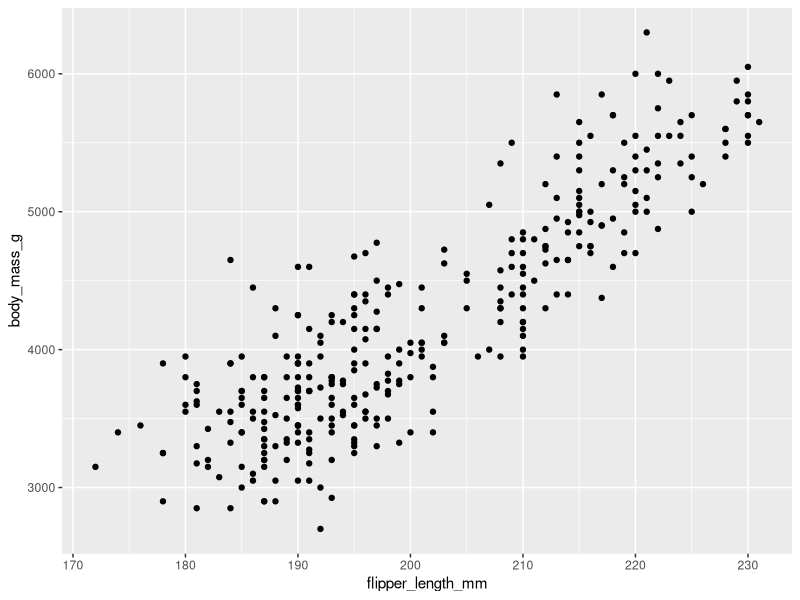
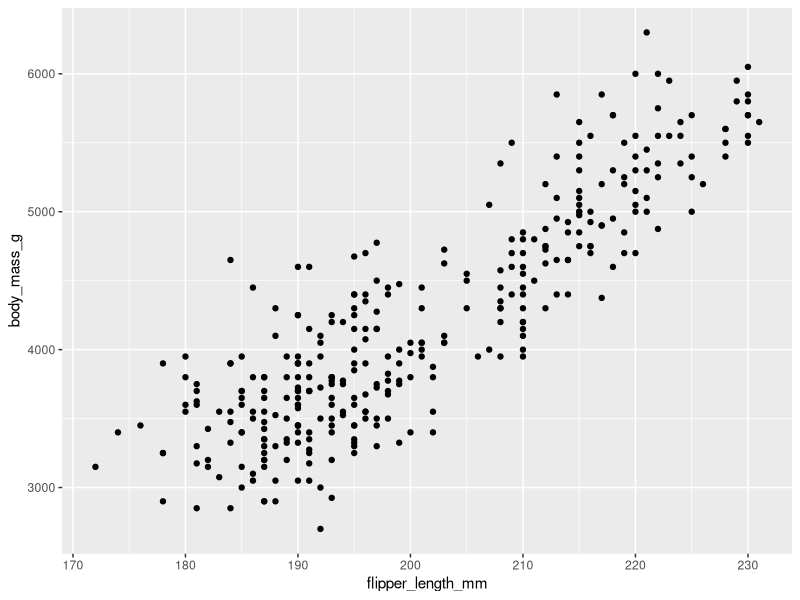
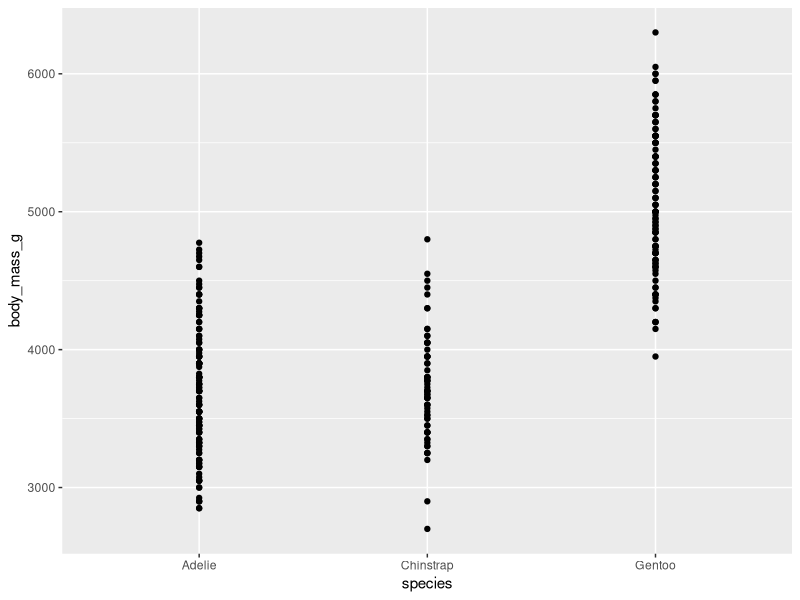
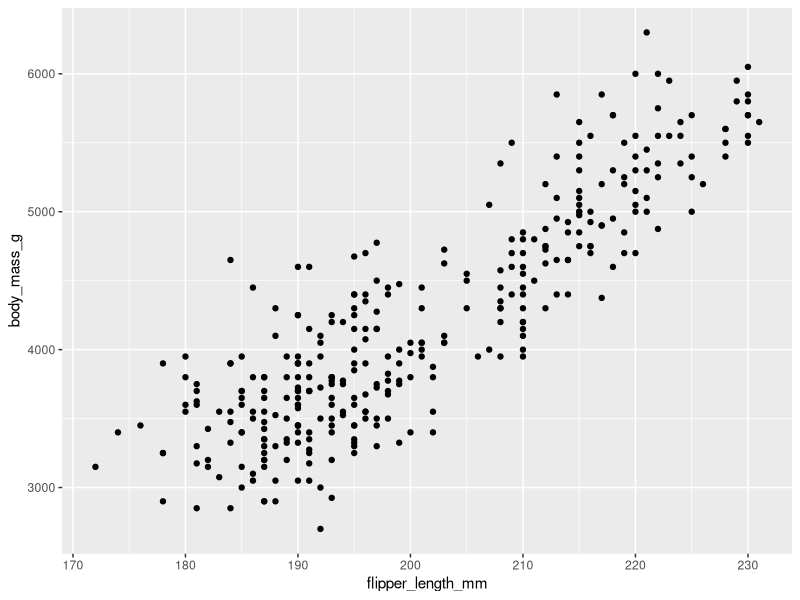
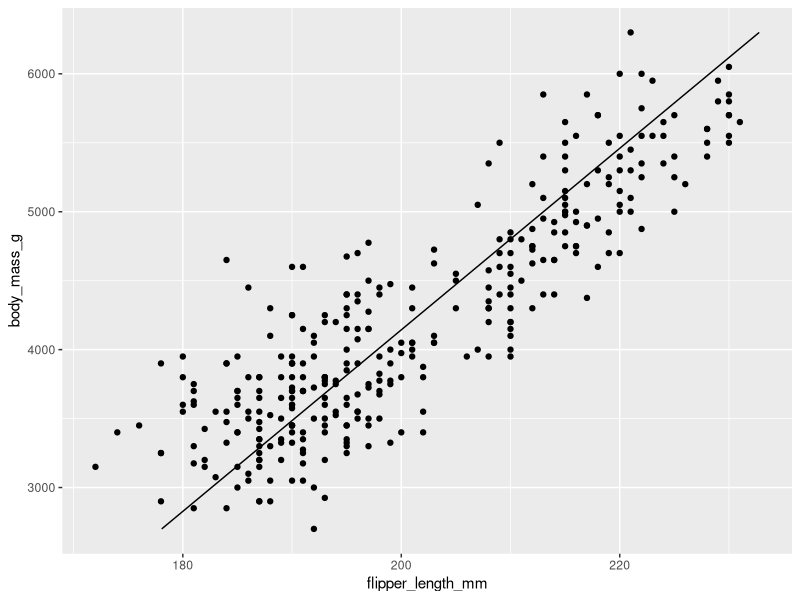
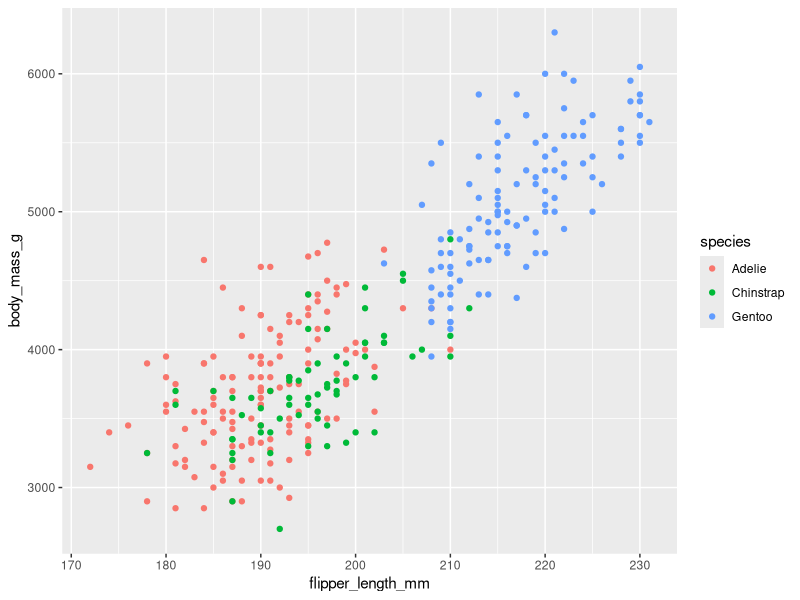
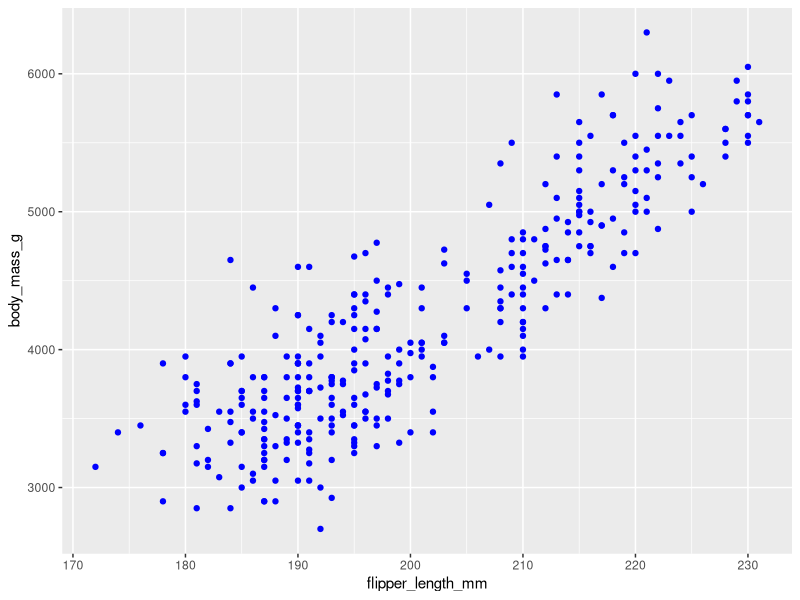
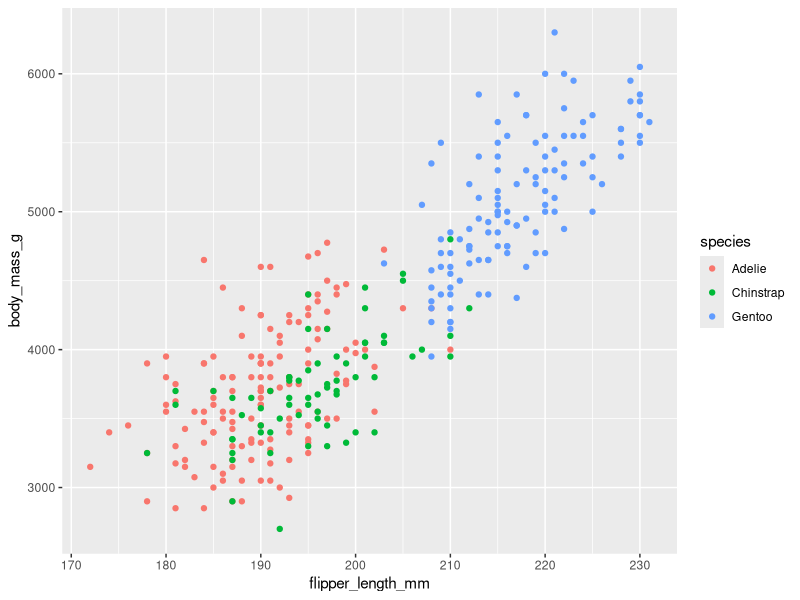

Source code (R) for these figures, in order:
## ---- chunk 1
#| echo: false
#NOTICE: For the ones working on this notebook, the code is not relevant for you and just used to setup the notebook
library(knitr)
knitr::opts_chunk$set(eval=TRUE, cache=FALSE, message=FALSE, warning=FALSE, 
                      comment = "", results="markup")
## ---- chunk 2
#load packages
library(tidyverse)      #tools for transforming data
library(palmerpenguins)
## ---- chunk 3
#get a first look at the penguin dataset
head(penguins)
## ---- chunk 4
#view the data structure of the penguin data
str(penguins)
## ---- chunk 5
summary(penguins)
## ---- chunk 6
#discard rows with NAs
penguins_clean <-
  penguins |> 
  drop_na()

#sanity check to control whether 11 rows were dropped
#print the dimensions for our original dataset
print(dim(penguins))

#print the dimensions for our cleaned dataset
print(dim(penguins_clean))
## ---- chunk 7
ggplot(penguins_clean, aes(x = flipper_length_mm, y = body_mass_g)) +
  geom_point()
## ---- chunk 8
ggplot(penguins_clean, aes(flipper_length_mm, body_mass_g)) +
  geom_point()
## ---- chunk 9
ggplot(penguins_clean, aes(x = species, y = body_mass_g)) + 
  geom_point()
## ---- chunk 10
#save our first layer in the plt_pengs variable
plt_pengs <- ggplot(penguins_clean, aes(flipper_length_mm, body_mass_g))

#add the second layer to plt_pengs to generate a scatter plot
plt_pengs +
  geom_point()
## ---- chunk 11
#create linear model
mod <- lm(flipper_length_mm ~ body_mass_g, data = penguins_clean)

#create a dataframe of 200 body mass values
grid <- data_frame(body_mass_g = seq(min(penguins_clean$body_mass_g), max(penguins_clean$body_mass_g), length = 200))

#predict the flipper length based on our model and our dataframe
grid$flipper_length_mm <- predict(mod, newdata = grid)
## ---- chunk 12
ggplot(penguins_clean, aes(flipper_length_mm, body_mass_g)) +
  geom_point() +
  geom_line(data = grid)
## ---- chunk 13
ggplot(penguins_clean, aes(flipper_length_mm, body_mass_g, color = species)) +
  geom_point()
## ---- chunk 14
ggplot(penguins_clean, aes(flipper_length_mm, body_mass_g)) +
  geom_point(color = "blue")
## ---- chunk 15
ggplot(penguins_clean, aes(flipper_length_mm, body_mass_g)) +
  geom_point(aes(color = species))
## ---- chunk 16
ggplot(penguins_clean, aes(flipper_length_mm, bill_length_mm, color = island)) +
  geom_point()
## ---- chunk 17
ggplot(penguins_clean, aes(flipper_length_mm, body_mass_g, size = bill_depth_mm)) +
  geom_point()
## ---- chunk 18
ggplot(penguins_clean, aes(flipper_length_mm, body_mass_g, shape = species)) +
  geom_point()
## ---- chunk 19
ggplot(penguins_clean, aes(flipper_length_mm, body_mass_g, shape = factor(year))) +
  geom_point()
## ---- chunk 20
ggplot(penguins_clean, aes(flipper_length_mm, body_mass_g)) +
  geom_point(alpha = 0.2)
## ---- chunk 21
#question 1
ggplot(penguins_clean, aes(flipper_length_mm, body_mass_g, shape = sex, color = island)) +
  geom_point(size = 2, alpha = 0.5)
## ---- chunk 22
#question 2
ggplot(penguins_clean, aes(flipper_length_mm, body_mass_g,  color = island)) +
  geom_point(shape = 21)
## ---- chunk 23
#question 3
ggplot(penguins_clean, aes(flipper_length_mm, body_mass_g,  fill = island)) +
  geom_point(shape = 21)
## ---- chunk 24
#use the default but add the default option for the position argument
ggplot(penguins_clean, aes( x =flipper_length_mm , y = body_mass_g , color = species)) +
  geom_point(position = "identity")
## ---- chunk 25
ggplot(penguins_clean, aes( x =flipper_length_mm , y = body_mass_g , color = species)) +
  geom_point(position = "jitter")
## ---- chunk 26
ggplot(penguins_clean, aes( x =flipper_length_mm , y = body_mass_g , color = species)) +
  geom_point(position = position_jitter(width = 0.4))
## ---- chunk 27
ggplot(penguins_clean, aes( x =flipper_length_mm , y = body_mass_g , color = species)) +
  geom_point(position = position_jitter(width = 0.1, seed = 136))
## ---- chunk 28
ggplot(penguins_clean, aes(species)) +
  geom_bar()
## ---- chunk 29
peng_summary<- penguins_clean |> 
  #select the variables we want to work with
  select(species, flipper_length_mm) |> 
  #group our data by species
  group_by(species) |> 
  #get summary stats
  summarize(observations = n()) |> 
  arrange(desc(observations))

#view the data
peng_summary
## ---- chunk 30
ggplot(peng_summary, aes(x = species, y = observations)) +
  geom_bar(stat = "identity")
## ---- chunk 31
ggplot(peng_summary, aes(x = species, y = observations)) +
  geom_col()
## ---- chunk 32
levels(peng_summary$species)
## ---- chunk 33
ggplot(peng_summary, aes(x = fct_reorder(species, observations), y = observations)) +
  geom_col() +
  labs(x = "Species")
## ---- chunk 34
ggplot(peng_summary, aes(x = fct_reorder(species, observations, .desc = TRUE), y = observations)) +
  geom_col() +
  labs(x = "Species")
## ---- chunk 35
ggplot(penguins_clean, aes(fct_infreq(species))) +
  geom_bar()
## ---- chunk 36
ggplot(penguins_clean, aes(fct_rev(fct_infreq(species)))) +
  geom_bar()
## ---- chunk 37
ggplot(penguins_clean, aes(x = year, fill = sex)) +
  geom_bar()
## ---- chunk 38
ggplot(penguins_clean, aes(x = year, fill = sex)) +
  geom_bar(position = "fill")
## ---- chunk 39
ggplot(penguins_clean, aes(x = year, fill = sex)) +
  geom_bar(position = "dodge")
## ---- chunk 40
ggplot(penguins_clean, aes(x = year, fill = fct_infreq(species))) +
  geom_bar(position = "dodge")
## ---- chunk 41
ggplot(penguins_clean, aes(x = species, y = body_mass_g)) +
  geom_boxplot()
## ---- chunk 42
ggplot(penguins_clean, aes(x = species, y = body_mass_g)) +
  geom_boxplot() + 
  geom_point(position = position_jitter())
## ---- chunk 43
ggplot(penguins_clean, aes(x = species, y = body_mass_g, fill = factor(year))) +
  geom_boxplot() +
  geom_point(position = position_jitterdodge())
## ---- chunk 44
ggplot(penguins_clean, aes(x = species, y = body_mass_g, fill = island)) +
  geom_boxplot()
## ---- chunk 45
ggplot(penguins_clean, aes(x = species, y = body_mass_g, fill = island)) +
  geom_boxplot(position = position_dodge(preserve = "single"))
## ---- chunk 46
ggplot(penguins_clean, aes(x = species, y = body_mass_g, fill = factor(year))) +
  geom_violin() + 
  geom_point(alpha = 0.3, position = position_jitterdodge())
## ---- chunk 47
ggplot(penguins_clean, aes( x = flipper_length_mm )) +
  geom_histogram() 
## ---- chunk 48
ggplot(penguins_clean, aes( x =flipper_length_mm )) +
  geom_histogram(binwidth = 5) 
## ---- chunk 49
ggplot(penguins_clean, aes( x =flipper_length_mm )) +
  geom_histogram(binwidth = 2, center = 0.05) 
## ---- chunk 50
ggplot(penguins_clean, aes( x =flipper_length_mm, fill = species)) +
  geom_histogram(binwidth = 2, center = 0.05) 
## ---- chunk 51
ggplot(penguins_clean, aes( x =flipper_length_mm, fill = species)) +
  geom_histogram(binwidth = 2, center = 0.05, position = "dodge") 
## ---- chunk 52
ggplot(penguins_clean, aes( x =flipper_length_mm, fill = species)) +
  geom_histogram(binwidth = 2, center = 0.05, position = "fill") 
## ---- chunk 53
ggplot(penguins_clean, aes( x =body_mass_g, fill = island )) +
  geom_histogram(alpha = 0.5)
## ---- chunk 54
head(beaver1)
## ---- chunk 55
str(beaver1)
## ---- chunk 56
summary(beaver1)
## ---- chunk 57
ggplot(beaver1, aes(x = time, y = temp)) +
  geom_line()
## ---- chunk 58
ggplot(beaver1, aes(x = time, y = temp, color = activ)) +
  geom_line()
## ---- chunk 59
#add a new colum for the specimen for beaver1 and 2
beaver1$species = "beaver1"
beaver2$species = "beaver2"

#combine the two datasets
beaver_all <- rbind(beaver1, beaver2)

#control the number of observations
dim(beaver_all)
## ---- chunk 60
ggplot(beaver_all, aes(x = time, y = temp, linetype = species)) +
  geom_line()
## ---- chunk 61
ggplot(beaver_all, aes(x = time, y = temp, color = species)) +
  geom_line(linewidth = 1.5)
## ---- chunk 62
ggplot(penguins_clean, aes(flipper_length_mm, body_mass_g)) +
  geom_point() +
  geom_smooth()
## ---- chunk 63
ggplot(penguins_clean, aes(flipper_length_mm, body_mass_g)) +
  geom_point() +
  geom_smooth(method = "lm")
## ---- chunk 64
ggplot(penguins_clean, aes(x =bill_length_mm, y = body_mass_g, color = species )) + 
  geom_point() +
  geom_smooth(se = FALSE, method = "lm")
## ---- chunk 65
ggplot(penguins_clean, aes(x =bill_length_mm, y = body_mass_g, color = species )) + 
  geom_point() +
  geom_smooth(method = "lm", fullrange = TRUE)
## ---- chunk 66
library(ggpubr)
## ---- chunk 67
ggplot(penguins_clean, aes(flipper_length_mm, body_mass_g)) +
  geom_point() +
  geom_smooth(method = "lm") +
  #plot both the r2 (rr) and p-value next to each other, separated by a comma
  stat_cor(label.y = 6200, aes(label = paste(..rr.label.., ..p.label.., sep = "~`,`~"))) +
  #plot the regression equation
  stat_regline_equation(label.y = 6000) 
## ---- chunk 68
ggplot(penguins_clean, aes(bill_length_mm, bill_depth_mm   )) +
  geom_point(alpha = 0.5) +
  geom_smooth(method = "lm") +
  stat_cor(label.y = 22, aes(label = paste(..rr.label.., ..p.label.., sep = "~`,`~"))) +
  stat_regline_equation(label.y = 21.5) 
## ---- chunk 69
ggplot(penguins_clean, aes(bill_length_mm,  fill = species)) +
  geom_histogram()
## ---- chunk 70
ggplot(penguins_clean, aes(bill_length_mm)) +
  geom_histogram() + 
  facet_grid(species ~ .)
## ---- chunk 71
ggplot(penguins_clean, aes(bill_length_mm)) +
  geom_histogram() + 
  facet_grid(. ~ species)
## ---- chunk 72
ggplot(penguins_clean, aes(bill_length_mm)) +
  geom_histogram() + 
  facet_grid(species ~ year)
## ---- chunk 73
ggplot(penguins_clean, aes(bill_length_mm)) +
  geom_histogram() + 
  facet_grid(species ~ year, scales = "free")
## ---- chunk 74
#duplicate our dataframe but remove the column we want to use to facet
#this way facet_grid won't separate the points by species for this datafram
df2 <- penguins_clean |> 
  select(-species)

ggplot(penguins_clean, aes(x =bill_length_mm, y = body_mass_g )) + 
  #add all datapoints to the facets by using our second dataframe
  geom_point(data = df2, color = "grey", alpha = 0.5) +
  #assign the species to the color aesthetic
  geom_point(aes(color = species)) +
  #facet the data
  facet_grid(. ~ species)
## ---- chunk 75
#question 1
ggplot(penguins_clean, aes(x =bill_length_mm, y = body_mass_g )) + 
  geom_point() +
  geom_smooth(method = "lm", color = "grey") + 
  facet_grid(. ~ species)
## ---- chunk 76
#question 2
ggplot(penguins_clean, aes(x =bill_length_mm, y = body_mass_g )) + 
  geom_point() +
  geom_smooth(method = "lm", color = "grey") + 
  facet_grid(. ~ species, scales = "free")
## ---- chunk 77
#question3
ggplot(penguins_clean, aes(body_mass_g)) +
  geom_histogram() + 
  facet_grid(species ~ island)
## ---- chunk 78
#question4
ggplot(penguins_clean, aes(body_mass_g)) +
  geom_histogram() + 
  facet_wrap(species ~ island)
## ---- chunk 79
ggplot(penguins_clean, aes( x =flipper_length_mm , y = body_mass_g , color = species)) +
  geom_point(position = "jitter") +
  scale_y_continuous("Body mass (g)") +
  scale_x_continuous("Flipper length (cm)") +
  scale_color_discrete("Penguin species")
## ---- chunk 80
ggplot(penguins_clean, aes( x =flipper_length_mm , y = body_mass_g , color = species)) +
  geom_point(position = "jitter") +
  scale_y_reverse() 
## ---- chunk 81
ggplot(penguins_clean, aes( x =flipper_length_mm , y = body_mass_g , color = species)) +
  geom_point(position = "jitter") +
  ylim(0,6500)
## ---- chunk 82
ggplot(penguins_clean, aes( x =flipper_length_mm , y = body_mass_g , color = species)) +
  geom_point(position = "jitter") +
  expand_limits(x=0, y=0)
## ---- chunk 83
ggplot(penguins_clean, aes( x =flipper_length_mm , y = body_mass_g , color = species)) +
  geom_point(position = "jitter") +
  scale_x_continuous(limits = c(0,250)) +
  scale_y_continuous(limits = c(0,7000))
## ---- chunk 84
ggplot(penguins_clean, aes( x =flipper_length_mm , y = body_mass_g , color = species)) +
  geom_point(position = "jitter") +
  scale_x_continuous(limits = c(0,250)) +
  scale_y_continuous(limits = c(0, max(penguins_clean$body_mass_g) + 1 ))
## ---- chunk 85
ggplot(penguins_clean, aes( x =flipper_length_mm , y = body_mass_g , color = species)) +
  geom_point(position = "jitter") +
  scale_x_continuous(limits = c(0,250), breaks = seq(0,250,25)) +
  scale_y_continuous(limits = c(0,7000))
## ---- chunk 86
ggplot(penguins_clean, aes( x =flipper_length_mm , y = body_mass_g , color = species)) +
  geom_point(position = "jitter") +
  scale_x_continuous(limits = c(0,250), 
                     breaks = seq(0,250,25),
                     expand = c(0,0)) +
  scale_y_continuous(limits = c(0,7000),
                     expand = c(0,0))
## ---- chunk 87
ggplot(penguins_clean, aes( x =flipper_length_mm , y = body_mass_g , color = species)) +
  geom_point(position = "jitter") +
  scale_color_discrete("Penguin species", 
                       labels = c("Ad", "Ch", "Ge"))
## ---- chunk 88
ggplot(penguins_clean, aes( x =flipper_length_mm , y = body_mass_g , color = species)) +
  geom_point(position = "jitter") +
  labs(x = "Flipper length (cm)" , 
       y = "Body mass (g)",
       color = "Penguin species" )
## ---- chunk 89
ggplot(penguins_clean, aes( x =flipper_length_mm , y = body_mass_g , color = species)) +
  geom_point(position = "jitter") +
  ggtitle("Comparing the body mass (g) and \nflipper length (mm) of three different penguin species")
## ---- chunk 90
ggplot(penguins_clean, aes( x =flipper_length_mm , y = body_mass_g , color = species)) +
  geom_point(position = "jitter") +
  scale_color_brewer(palette = "Spectral")
## ---- chunk 91
#lets start by defining some color vectors
palette <- c(Gentoo = "#377EB8", Chinstrap = "#E41A1C", Adelie = "purple")
palette2 <- c("#377EB8",  "#E41A1C", "purple")

ggplot(penguins_clean, aes( x =flipper_length_mm , y = body_mass_g , color = species)) +
  geom_point(position = "jitter") +
  scale_color_manual("Penguins", values = palette)
## ---- chunk 92
ggplot(penguins_clean, aes( x =flipper_length_mm , y = body_mass_g , color = species)) +
  geom_point(position = "jitter") +
  scale_color_manual("Penguins", values = palette2)
## ---- chunk 93
ggplot(penguins_clean, aes( x = bill_length_mm, y = body_mass_g, color = species  )) +
  geom_point() +
  theme(axis.title = element_text(color = "blue"))
## ---- chunk 94
ggplot(penguins_clean, aes( x = bill_length_mm, y = body_mass_g, color = species  )) +
  geom_point() +
  theme(axis.line.x = element_line(color = "blue"))
## ---- chunk 95
ggplot(penguins_clean, aes( x = bill_length_mm, y = body_mass_g, color = species  )) +
  geom_point() + 
  theme(line = element_blank(),
        rect = element_blank(),
        text = element_blank())
## ---- chunk 96
#question 1
ggplot(penguins_clean, aes( x = bill_length_mm, y = body_mass_g, color = species  )) +
  geom_jitter(alpha =0.6) + 
  theme(legend.position = "none")
## ---- chunk 97
#question 2
ggplot(penguins_clean, aes( x = bill_length_mm, y = body_mass_g, color = species  )) +
  geom_jitter(alpha =0.6) + 
  theme(legend.position = "bottom")
## ---- chunk 98
#question 3
ggplot(penguins_clean, aes( x = bill_length_mm, y = body_mass_g, color = species  )) +
  geom_jitter(alpha =0.6) + 
  theme(legend.position = c(0.6, 0.1))
## ---- chunk 99
ggplot(penguins_clean, aes( x = bill_length_mm, y = body_mass_g, color = species  )) +
  geom_jitter(alpha =0.6) + 
  theme(panel.background = element_rect(fill = "white", color = "grey"),
        legend.key = element_rect(fill = NA) )
## ---- chunk 100
ggplot(penguins_clean, aes( x = bill_length_mm, y = body_mass_g, color = species  )) +
  geom_jitter(alpha =0.6) +
  theme(axis.ticks = element_blank(),
        panel.grid = element_blank())
## ---- chunk 101
ggplot(penguins_clean, aes( x = bill_length_mm, y = body_mass_g, color = species  )) +
  geom_jitter(alpha =0.6) +
  theme(axis.ticks = element_blank(),
        panel.grid = element_blank(),
        panel.grid.major = element_line(color = "black", size = 0.5, linetype = "dotted"))
## ---- chunk 102
ggplot(penguins_clean, aes( x = bill_length_mm, y = body_mass_g, color = species  )) +
  geom_jitter(alpha =0.6) +
  ggtitle("Penguins are fun") +
  theme(axis.text = element_text(color = "grey"),
        plot.title = element_text(size = 16, face = "italic"))
## ---- chunk 103
ggplot(penguins_clean, aes( x = bill_length_mm, y = body_mass_g, color = species  )) +
  geom_jitter(alpha =0.6) +
  theme(axis.ticks.length = unit(12, "points"))
## ---- chunk 104
ggplot(penguins_clean, aes( x = bill_length_mm, y = body_mass_g, color = species  )) +
  geom_jitter(alpha =0.6) +
  theme(legend.margin = margin(20,30,40,50, "pt"))
## ---- chunk 105
#question1
ggplot(penguins_clean, aes( x = bill_length_mm, y = body_mass_g, color = species  )) +
  geom_jitter(alpha =0.6) +
  theme(legend.key.size = unit(3, "cm"))
## ---- chunk 106
#question2
ggplot(penguins_clean, aes( x = bill_length_mm, y = body_mass_g, color = species  )) +
  geom_jitter(alpha =0.6) +
  theme(plot.margin = margin(10,30,50,70, "mm"))
## ---- chunk 107
ggplot(penguins_clean, aes(bill_length_mm)) +
  geom_histogram() + 
  facet_grid(species ~ year, scales = "free") +
  theme(strip.text = element_text(size=12, face="bold"),
        strip.background = element_rect(colour="black", fill="white",linetype="solid")) 
## ---- chunk 108
z <-
  ggplot(penguins_clean, aes( x = bill_length_mm, y = body_mass_g, color = species  )) +
  geom_jitter(alpha =0.6) +
  scale_x_continuous("Bill_length (cm)") +
  scale_y_continuous("Body weight (g)") +
  scale_color_brewer("Penguins", palette = "Dark2", labels = c("Ad", "Ch", "Ge"))

z
## ---- chunk 109
z + theme(text = element_text(family = "serif", size = 14),
          rect = element_blank(),
          panel.grid = element_blank(),
          axis.line = element_line(color = "black"))

## ---- chunk 110
theme_pengs <- theme(text = element_text(family = "serif", size = 14),
          rect = element_blank(),
          panel.grid = element_blank(),
          axis.line = element_line(color = "black"))
## ---- chunk 111
z + theme_pengs
## ---- chunk 112
m <- ggplot(penguins_clean, aes(x = body_mass_g)) +
  geom_histogram() +
  scale_x_continuous(expand = c(0,0))+
  scale_y_continuous(expand = c(0,0)) 

m
## ---- chunk 113
m + theme_pengs
## ---- chunk 114
m + 
  theme_pengs +
  theme(axis.line.x = element_blank())
## ---- chunk 115
z +
  theme_classic()
## ---- chunk 116
z +
  theme_classic() +
  theme(text = element_text(family = "serif"))
## ---- chunk 117
ggplot(penguins_clean, aes( x = bill_length_mm, y = body_mass_g, color = species  )) +
  geom_jitter(alpha =0.6) +
  theme_bw()
